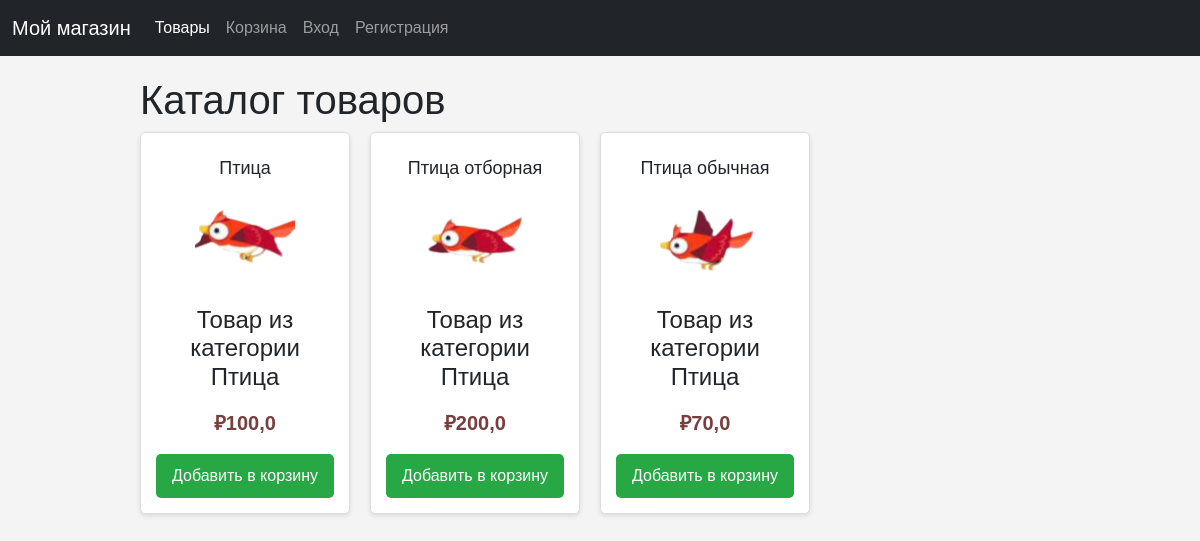
/shop/1, run on the app's committed database.
### shop/models.py (models this page shows, shortened)
class Product(models.Model):
    title = models.CharField('Наименование', max_length=50)
    price = models.FloatField('Цена')
    volume = models.IntegerField('Масса')
    category = models.ForeignKey(Category, on_delete=models.CASCADE)
    created_at = models.DateTimeField(default=timezone.now)
    image = models.ImageField(
        upload_to='products/', verbose_name="Изображение товара")
    class Meta:
        verbose_name = 'Товар'
        verbose_name_plural = 'Товары'

class Category(models.Model):
    title = models.CharField('Название', max_length=50)
    created_at = models.DateTimeField(default=timezone.now)
    class Meta:
        verbose_name = 'Категория'
        verbose_name_plural = 'Категории'

### shop/views.py (the view)
# urls.py: path('<int:category_id>', views.one_category, name='one_category'),
def one_category(request, category_id):
    category = get_object_or_404(Category, pk=category_id)
    products = category.product_set.all()
    return render(request, 'shop/one_category.html', {'category': category, 'products': products})

### Templates/shop/one_category.html (shortened to what this page needs)
{% extends "base.html" %}
{% block content %}
<div class="container">
    <h1>Каталог товаров</h1>
    <div class="product-list">
        {% for product in products %}
        <div class="product-item">
            <center><h3>{{ product.title }}</h3></center>
            <center><img src="{{ product.image.url }}" alt="" ></center>
            <center><p><h4>Товар из категории {{category.title}}</h4> </p></center>
            <center><p class="price">₽{{ product.price }}</center></p>
            <a href="{% url 'add_to_cart' product.id %}"><button class="add-to-cart">Добавить в корзину</button></a>
        </div>
        {% endfor %}
</div>
{% endblock  %}

### shop/static/css/shop.css (style rules this page uses)
body { font-family: Arial, sans-serif; background-color: #f4f4f4; margin: 0; padding: 0; }
.container { width: 80%; margin: 0 auto; padding: 20px; }
.product-list { display: flex; flex-wrap: wrap; gap: 20px; }
.product-item { background-color: #fff; border: 1px solid #ddd; border-radius: 5px; padding: 15px; width: calc(25% - 20px); box-shadow: 0 2px 5px rgba(0, 0, 0, 0.1); }
.product-item img { width: 100px; height: 100px; border-radius: 5px; }
.product-item h3 { font-size: 18px; margin: 10px 0; }
.product-item p { font-size: 14px; color: #151414; }
.product-item .price { font-size: 20px; color: #773e3e; font-weight: bold; }
.product-item .add-to-cart { display: block; width: 100%; padding: 10px; background-color: #28a745; color: #fff; text-align: center; border: none; border-radius: 5px; cursor: pointer; margin-top: 10px; }
a { text-decoration: none; }

### data on the page
Product: title "Птица", image (picture), price "100,0"
Category: title "Птица"
Product: title "Птица отборная", image (picture), price "200,0"
Product: title "Птица обычная", image (picture), price "70,0"
